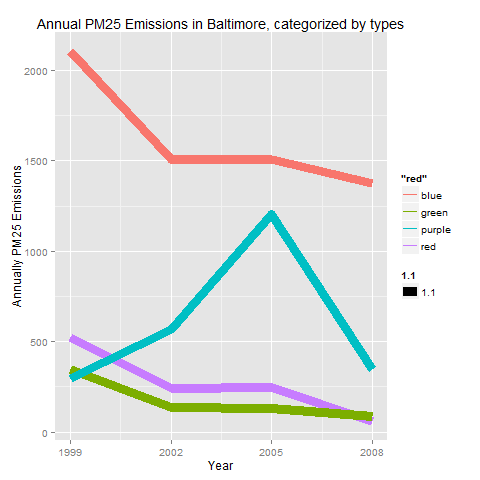

The R source for this figure:
# Solution to Question 3
##
## Sum the Emissions in BC by year and types
NEI_Baltimore_YrTypeTtl <- aggregate(
        NEI_Baltimore$Emissions ~ NEI_Baltimore$year + NEI_Baltimore$type, FUN = sum)
names(NEI_Baltimore_YrTypeTtl) <- c("year","type","Emissions")

## Make a plot
png("plot3.png")
P <- ggplot(NEI_Baltimore_YrTypeTtl)
g <- P + geom_line(aes(x = unique(NEI_Baltimore_YrTypeTtl$year), 
                       y = subset(NEI_Baltimore_YrTypeTtl, type == 'NON-ROAD')$Emissions,
                       colour = 'red', size = 1.1)) + 
        geom_line(aes(x = unique(NEI_Baltimore_YrTypeTtl$year), 
                      y = subset(NEI_Baltimore_YrTypeTtl, type == 'NONPOINT')$Emissions,
                      colour = 'blue', size = 1.1)) +
        geom_line(aes(x = unique(NEI_Baltimore_YrTypeTtl$year), 
                      y = subset(NEI_Baltimore_YrTypeTtl, type == 'ON-ROAD')$Emissions,
                      colour = 'green', size = 1.1)) +
        geom_line(aes(x = unique(NEI_Baltimore_YrTypeTtl$year), 
                      y = subset(NEI_Baltimore_YrTypeTtl, type == 'POINT')$Emissions,
                      colour = 'purple', size = 1.1)) + 
        scale_x_continuous(breaks = c(1999,2002,2005,2008)) +
        labs(x = "Year", y = "Annually PM25 Emissions") +
        labs(title = "Annual PM25 Emissions in Baltimore, categorized by types") 
print(g)
rm(P)
dev.off()
## Except fot the type NONPOINT, all the other types of sources emissions had decreased
## Part 3 ended